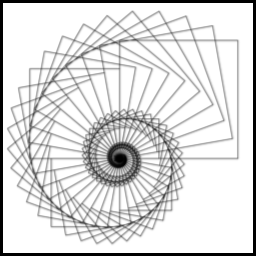
#> input picture ( Q2-a )Space_Invariant_on_Nautilus Image.png, 256 x 256 px
$ jupyter execute '( Q-2-c) Final Result.ipynb'
#> lines starting #> are read from the running program, lines starting #| are printed output that depends on the picture
[cell 1]
# To import various libraries

import math
import numpy as np
import cv2
from PIL import Image

[cell 2]
# To open output Blurr images of Q2 a and b and converting it into an array

image_source1 = Image.open('( Q2-a )Space_Invariant_on_Nautilus Image.png')
#> image_source1 is the input picture: PIL image 256x256 L; min 0, max 255, mean 220
image_source1.show()
F1 = np.array(image_source1)

image_source2 = Image.open('( Q2-b )Space_Variant_on_Nautilus Image.png')
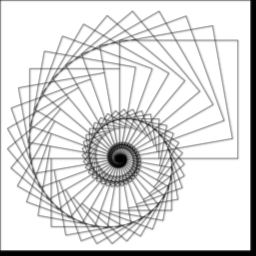
#> input picture ( Q2-b )Space_Variant_on_Nautilus Image.png, 256 x 256 px
#> image_source2 is the input picture: PIL image 256x256 L; min 0, max 255, mean 220
image_source2.show()
F2 = np.array(image_source2)

[cell 3]
#Subtracting one blurred image from another

F=F2-F1
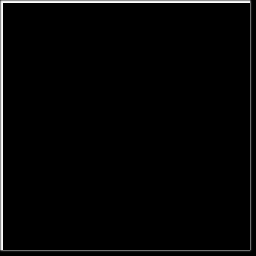
#> F: shape (256, 256); min 0, max 253, mean 5.8
